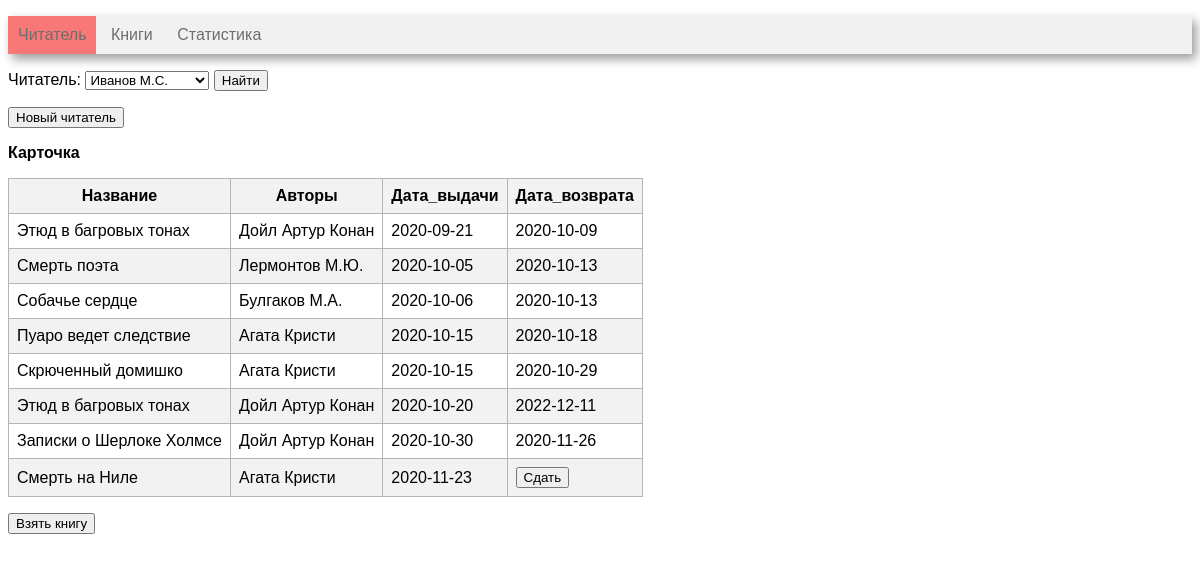
The page / on the database its author committed.
### tables this page shows
CREATE TABLE reader (
       reader_id INTEGER PRIMARY KEY AUTOINCREMENT,
	   reader_name VARCHAR(30)
);

CREATE TABLE book (
      book_id INTEGER PRIMARY KEY AUTOINCREMENT, 
	  title VARCHAR(80),
      genre_id int, 
      publisher_id INT,
      year_publication INT,
      available_numbers INT, 
      FOREIGN KEY (genre_id)  REFERENCES genre (genre_id) ON DELETE CASCADE,
      FOREIGN KEY (publisher_id)  REFERENCES publisher (publisher_id) ON DELETE CASCADE
);

CREATE TABLE book_reader (
      book_reader_id INTEGER PRIMARY KEY AUTOINCREMENT, 
      book_id int, 
      reader_id INT,
	  borrow_date DATE, 
	  return_date DATE,
      FOREIGN KEY (book_id)  REFERENCES book (book_id) ON DELETE CASCADE,
      FOREIGN KEY (reader_id)  REFERENCES reader (reader_id) ON DELETE CASCADE
);

### controllers/index.py (the view)
@app.route('/', methods=['get'])
def index():
    conn = get_db_connection()
    if request.values.get('reader'):
        reader_id = int(request.values.get('reader'))
        session['reader_id'] = reader_id
    elif request.values.get('new_reader'):
        new_reader = request.values.get('new_reader')
        session['reader_id'] = get_new_reader(conn, new_reader)
    elif request.values.get('return'):
        book_reader_id = int(request.values.get('return'))
        return_book(conn, book_reader_id)
    elif request.values.get('book'):
        book_id = int(request.values.get('book'))
        borrow_book(conn, book_id, session['reader_id'])
    else:
        session['reader_id'] = 1
    df_reader = get_reader(conn)
    df_book_reader = get_book_reader(conn, session['reader_id'])
    html = render_template(
        'index.html',
        reader_id=session['reader_id'],
        combo_box=df_reader,
        book_reader=df_book_reader,
        len=len
    )
    return html

### models/index_model.py (called while the page is built)
def get_reader(conn):
    return pandas.read_sql(
        '''SELECT * FROM reader
''', conn)

def get_book_reader(conn, reader_id):
    return pandas.read_sql('''WITH get_authors(book_id, authors_name)
         AS (SELECT book_id, GROUP_CONCAT(author_name)
             FROM author
                      JOIN book_author USING (author_id)
             GROUP BY book_id)
SELECT title        AS Название,
       authors_name AS Авторы,
       borrow_date  AS Дата_выдачи,
       return_date  AS Дата_возврата,
       book_reader_id
FROM reader
         JOIN book_reader USING (reader_id)
         JOIN book USING (book_id)
         JOIN get_authors USING (book_id)
WHERE reader.reader_id = :id
ORDER BY 3
         ''', conn, params={"id": reader_id})

### utils.py (called while the page is built)
def get_db_connection():
    return sqlite3.connect('library.sqlite')

### templates/index.html (shortened to what this page needs)
<!DOCTYPE HTML>
<html>
<head>
    <link rel="stylesheet" type="text/css" href="/static/CSS/style.css"/>
    <link rel="stylesheet" type="text/css" href="/static/CSS/table.css"/>
    {% import "macros.html" as macros %}
</head>
<body>
<div class=menu>
    <ul>
        <li class=active><a href={{ url_for("index") }}>Читатель</a></li>
        <li><a href={{ url_for('book') }}>Книги</a></li>
        <li><a href={{ url_for('statistics') }}>Статистика</a></li>
    </ul>
</div>
<div class=block>
    <p>
    <form action='' method="get">
        Читатель:
        {{ macros.render_readers(combo_box, reader_id, len) }}
        <input type="submit" value="Найти">
    </form>
    </p>
    <form action="{{ url_for('new_reader') }}" method="get">
        <input type="submit" value="Новый читатель">
    </form>
    {{ macros.render_table("Карточка", book_reader, "book_reader_id", len) }}
    <form action={{ url_for('search') }} method="get">
        <input type="submit" value="Взять книгу">
    </form>
</div>
</body>
</html>

### templates/macros.html (shortened to what this page needs)
{% macro render_table(table_name, relation, id, len) %}
    <p>
        <b>{{ table_name }} </b>
    </p>
    {% set n = len(relation) %}
    <table border="1">
        <tr style="background-color: rgb(242, 242, 242);">
            {% for name in relation.dtypes.index %}
                {% if name != id %}
                    <th>{{ name }}</th>
                {% endif %}
            {% endfor %}
        </tr>
        <tbody>
        {% for i in range(n) %}
            <tr>
                {% for name in relation.dtypes.index %}
                    {% if name != id %}
                        <td>
                            {% if relation.loc[i, name] == None %}
                                <form action='' method="get">
                                    <input type="submit" value="Сдать">
                                </form>
                            {% else %}
                                {{ relation.loc[i, name] }}
                            {% endif %}
                        </td>
                    {% endif %}
                {% endfor %}
            </tr>
        {% endfor %}
        </tbody>
    </table>
{% endmacro %}
{% macro render_readers(combo_box, reader_id, len) %}
    <select name="reader" required>
        {% set n = len(combo_box) %}
        {% for i in range(n) %}
            {% set id_r = combo_box.loc[i, "reader_id"] %}
            {% if id_r == reader_id %}
                <option selected value={{ id_r }}>
                    {% else %}
                <option value={{ id_r }}>
            {% endif %}
        {{ combo_box.loc[i, "reader_name"] }}
        </option>
        {% endfor %}
    </select>
{% endmacro %}

### static/CSS/style.css (style rules this page uses)
.menu { background-color: #f1f1f1; box-shadow: 4px 5px 10px rgba(0, 0, 0, 0.4); width: 100%; }
* { font-family: Arial; }
.menu li { display: inline-block; vertical-align: top; padding: 10px; color: #6f6d6d; }
.menu a { text-decoration: none; color: #6f6d6d; }
.menu ul { padding: 0px; }
.active { background-color: #f87777; color: #f8f8f8; }

### static/CSS/table.css (style rules this page uses)
table { border-collapse: collapse; }
table, th, td { border-color: rgb(180, 180, 180); }
th, td { padding: 8px; }
tr:nth-child(2n) { background-color: rgb(242, 242, 242); }

### rows shown on the page
reader: reader "Иванов М.С."
book: title "Этюд в багровых тонах" "Этюд в багровых тонах"
book_reader: borrow_date "2020-09-21" "2020-10-09"
book: title "Смерть поэта"
book_reader: borrow_date "2020-10-05" "2020-10-13"
book: title "Собачье сердце"
book_reader: borrow_date "2020-10-06" "2020-10-13"
book: title "Пуаро ведет следствие"
book_reader: borrow_date "2020-10-15" "2020-10-18"
book: title "Скрюченный домишко"
book_reader: borrow_date "2020-10-15" "2020-10-29"
book_reader: borrow_date "2020-10-20" "2022-12-11"
book: title "Записки о Шерлоке Холмсе"
book_reader: borrow_date "2020-10-30" "2020-11-26"
book: title "Смерть на Ниле"
book_reader: borrow_date "2020-11-23"

### other values the page prints
{{ table_name }} "Карточка"
{{ name }} "Название" "Авторы" "Дата_выдачи" "Дата_возврата"
{{ relation.loc[i, name] }} "Дойл Артур Конан" "Лермонтов М.Ю." "Булгаков М.А." "Агата Кристи" "Агата Кристи" "Дойл Артур Конан" "Дойл Артур Конан" "Агата Кристи"
